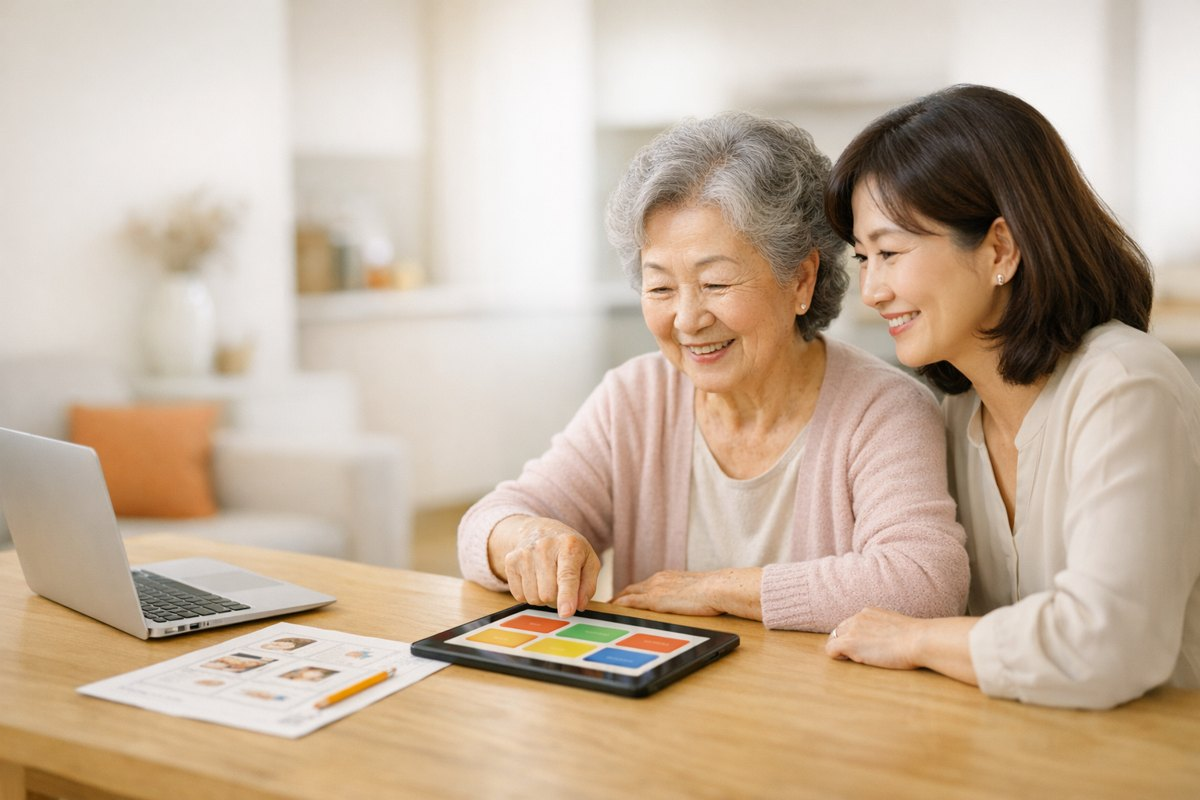
#> input picture assets/img/og-home.jpg, 1200 x 800 px; its folder holds 6 pictures in this run
$ python gen-og.py
#> lines starting #> are read from the running program, lines starting #| are printed output that depends on the picture
# 공유 미리보기 이미지(1200x630) 만들기. 카카오톡·검색 결과에 보이는 그림.
# 실행: python scripts/gen-og.py  → public/og.jpg, public/og-invite.jpg, public/og-teach.jpg
import os
from PIL import Image, ImageDraw, ImageFont

ROOT = os.path.dirname(os.path.dirname(os.path.abspath(__file__)))
IMG = os.path.join(ROOT, 'assets', 'img')
FONT = os.path.join(ROOT, 'assets', 'fonts')
OUT = os.path.join(ROOT, 'public')
ORANGE = (249, 109, 50)
INK = (17, 17, 17)
GRAY = (102, 102, 102)


def font(w, s):
    return ImageFont.truetype(os.path.join(FONT, f'Pretendard-{w}.otf'), s)


def make(photo, crop_x, title, sub, tag, out):
#> called with photo = 'og-home.jpg', crop_x = 320, tag = '부모님 1:1 방문 수업', out = 'og.jpg'
    W, H, PW = 1200, 630, 600
    im = Image.new('RGB', (W, H), 'white')
#> im: PIL image 1200x630 RGB; every value is 255
    p = Image.open(os.path.join(IMG, photo)).convert('RGB')
#> p is the input picture: PIL image 1200x800 RGB; mean R, G, B 198.9, 178.8, 158.2
    s = H / p.height
#> s = 0.787
    p = p.resize((round(p.width * s), H), Image.LANCZOS)
#> p: PIL image 945x630 RGB
    p = p.crop((crop_x, 0, crop_x + PW, H))
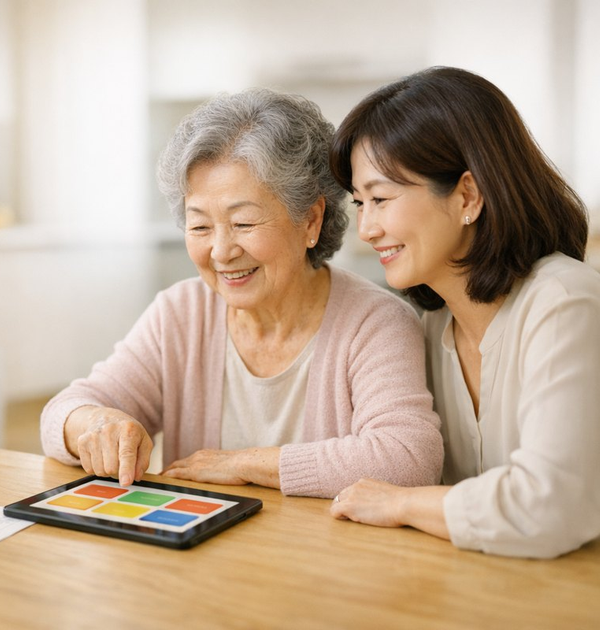
#> p: PIL image 600x630 RGB; mean R, G, B 193.1, 171.1, 149.8
    im.paste(p, (W - PW, 0))
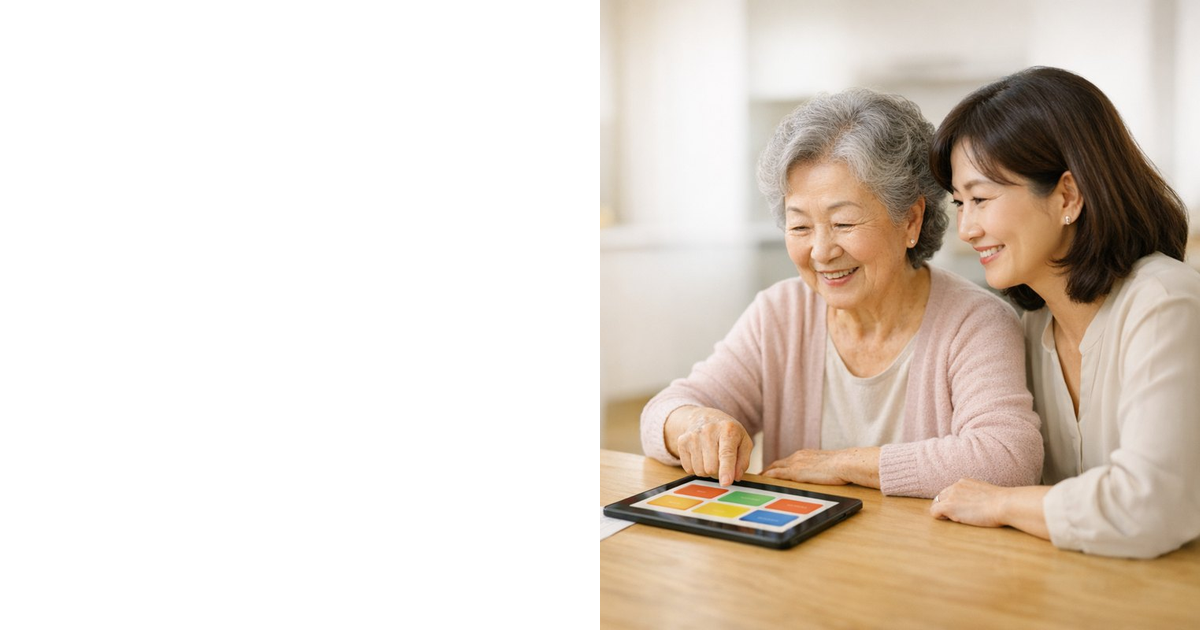
#> im: PIL image 1200x630 RGB; mean R, G, B 224, 213, 202.4
    d = ImageDraw.Draw(im)
    x = 64
    # 로고 마크 + 이름
#> (the run stopped early here; a loop or call above may not have finished)
